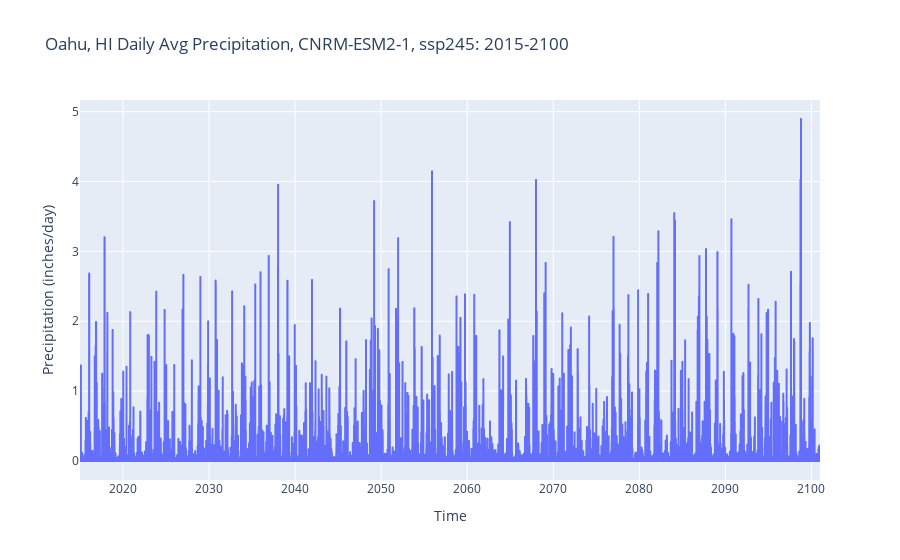

Notebook code for this chart:
### Code cell
fig = px.line(oahu_pr_proj_df, x='dayofyear', y="pr",
              title="Oahu, HI Daily Avg Precipitation, CNRM-ESM2-1, ssp245: 2015-2100",
                labels={
                     "dayofyear": "Time",
                     "pr": "Precipitation (inches/day)"
                 })

fig.show()

### Figure 1 — Plotly figure (JSON) as saved in the notebook; plotly's stock layout.template omitted (floating-point values rounded to 4 significant figures; data arrays with more than 128 entries replaced by an {"elided": "..."} marker saying what was removed)
{"data": [{"hovertemplate": "Time=%{x}<br>Precipitation (inches/day)=%{y}<extra></extra>", "legendgroup": "", "line": {"color": "#636efa", "dash": "solid"}, "mode": "lines", "name": "", "showlegend": false, "type": "scattergl", "x": {"elided": "31390 str values"}, "xaxis": "x", "y": {"elided": "31390 float values"}, "yaxis": "y"}], "layout": {"legend": {"tracegroupgap": 0}, "title": {"text": "Oahu, HI Daily Avg Precipitation, CNRM-ESM2-1, ssp245: 2015-2100"}, "xaxis": {"anchor": "y", "domain": [0, 1], "title": {"text": "Time"}}, "yaxis": {"anchor": "x", "domain": [0, 1], "title": {"text": "Precipitation (inches/day)"}}}}
